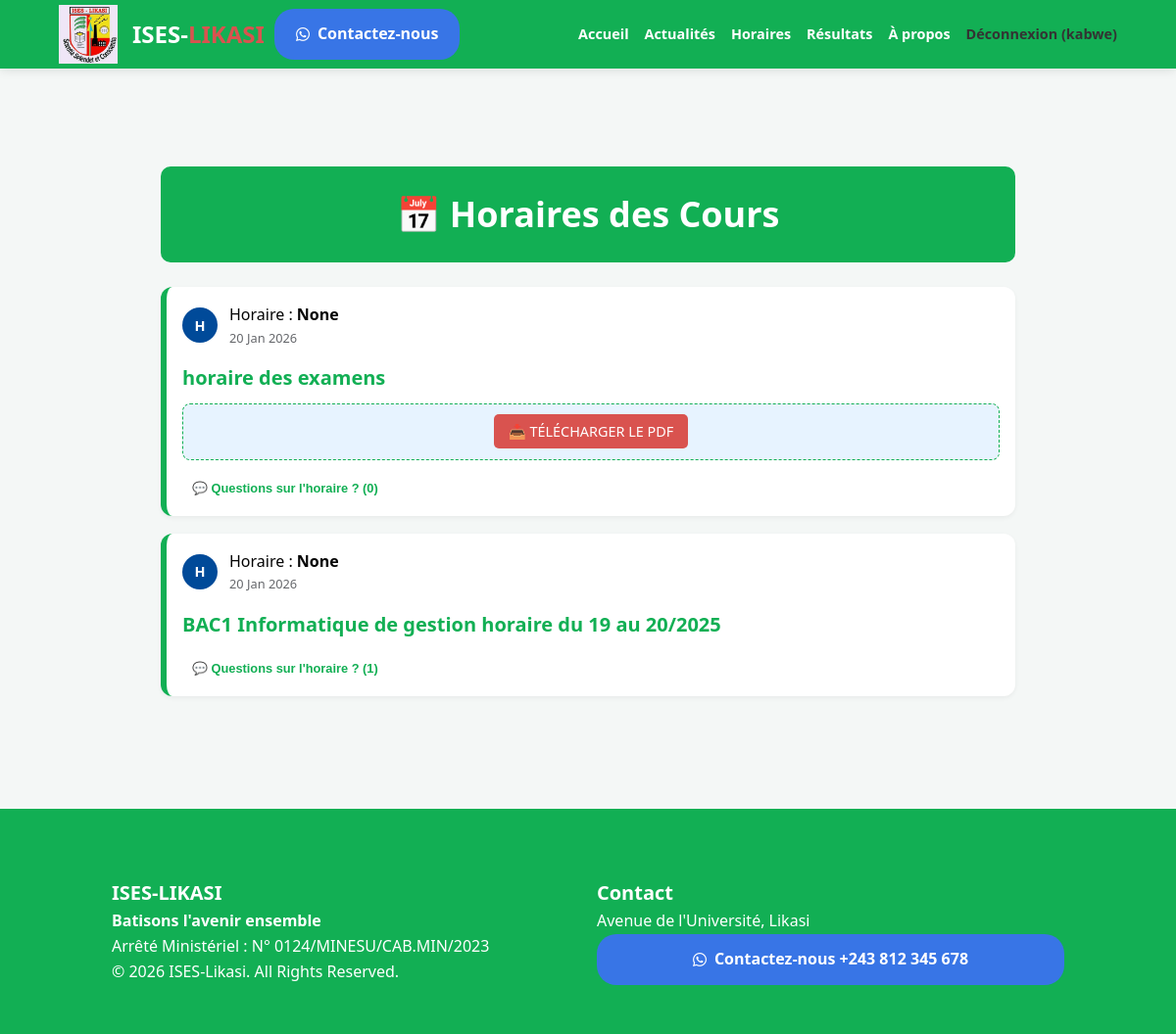
The page /schedules/ (signed in) on the database its author committed.
### portal/models.py (models this page shows)
class Post(models.Model):
    POST_TYPES = (
        ('GENERAL', 'Publication Générale'),
        ('NEWS', 'Communiqué Officiel'),
        ('SCHEDULE', 'Horaire de Cours'),
    )
    author = models.ForeignKey(User, on_delete=models.CASCADE)
    post_type = models.CharField(max_length=10, choices=POST_TYPES, default='GENERAL')
    title = models.CharField(max_length=200)
    content = models.TextField()
    promotion = models.ForeignKey(Promotion, on_delete=models.CASCADE, blank=True, null=True)
    image = models.ImageField(upload_to='posts/', blank=True, null=True)
    video = models.FileField(upload_to='videos/', blank=True, null=True)
    document_pdf = models.FileField(upload_to='documents/', blank=True, null=True)
    created_at = models.DateTimeField(auto_now_add=True)
    likes = models.ManyToManyField(User, related_name='post_likes', blank=True)

### portal/views.py (the view)
# urls.py: path('schedules/', views.schedules_view, name='schedules'),
def schedules_view(request):
    posts = Post.objects.filter(post_type='SCHEDULE').order_by('-created_at')
    return render(request, 'portal/schedules.html', {'posts': posts})

### portal/templates/portal/schedules.html (shortened to what this page needs)
{% extends 'portal/base.html' %}
{% block content %}
<div class="feed-container">
    <div class="page-header-box" style="background: var(--blue); color: white; padding: 20px; border-radius: 10px; margin-bottom: 25px; text-align: center;">
        <h1>📅 Horaires des Cours</h1>
    </div>
    {% for post in posts %}
    <div class="post-card" style="border-left: 6px solid var(--blue);">
        <div class="post-header-meta">
            <div class="fb-avatar">H</div>
            <div class="post-info">
                <span class="post-author-name">Horaire : <strong>{{ post.promotion }}</strong></span>
                <span class="post-date">{{ post.created_at|date:"d M Y" }}</span>
            </div>
        </div>
        <div class="post-content">
            <h2 class="post-title">{{ post.title }}</h2>
            {% if post.document_pdf %}
            <div class="schedule-download-box" style="background: #e7f3ff; border: 1px dashed var(--blue); padding: 15px; border-radius: 8px; text-align: center;">
                <a href="{{ post.document_pdf.url }}" class="btn-pdf-download" target="_blank">📥 TÉLÉCHARGER LE PDF</a>
            </div>
            {% endif %}
        </div>
        <div class="fb-comments-wrapper" style="margin-top: 15px;">
            <button type="button" class="interaction-btn" onclick="toggleComments('{{ post.id }}')" style="font-size: 0.8rem; color: var(--blue);">
                💬 Questions sur l'horaire ? ({{ post.comments.count }})
            </button>
        </div>
    </div>
    {% endfor %}
</div>
{% endblock %}

### portal/templates/portal/base.html (shortened to what this page needs)
{% load static %}
<!DOCTYPE html>
<html lang="fr">
<head>
    <link rel="stylesheet" href="{% static 'portal/css/style.css' %}">
    <link rel="stylesheet" href="{% static 'portal/css/responsive.css' %}">
    <link rel="stylesheet" href="https://cdnjs.cloudflare.com/ajax/libs/font-awesome/6.5.2/css/all.min.css">
</head>
<body>
    <div class="top-bar">
        <span>📧 infos@ises-likasi.ac.cd</span>
        <span>📍 Likasi, Haut-Katanga, RDC</span>
    </div>
    <nav class="navbar">
        <div class="nav-container">
            <div class="logo-container">
                <img src="{% static 'portal/images/logo.jpg' %}" alt="Ises logo" class="logo-image">
                <h1 class="logo">ISES-<span>LIKASI</span></h1>
                <div class="whatsApp-btn whatsApp-btn-header">
                    <a href="https://wa.me/243990862014" target="_blank" class="btn-contact">
                        <i class="fab fa-whatsapp"></i> Contactez-nous
                    </a>
                </div>
            </div>
            <ul class="nav-links nav-links-desktop">
                <li><a href="{% url 'home' %}">Accueil</a></li>
                <li><a href="{% url 'announcements' %}">Actualités</a></li>
                <li><a href="{% url 'schedules' %}">Horaires</a></li>
                <li><a href="{% url 'results' %}">Résultats</a></li>
                <li><a href="{% url 'about' %}">À propos</a></li>
                {% if user.is_authenticated %}
                    <li>
                        <form action="{% url 'logout' %}" method="post" style="display: inline;">
                            <button type="submit" class="logout-button">Déconnexion ({{ user.username }})</button>
                        </form>
                    </li>
                {% else %}
                    <li><a href="{% url 'login' %}">Connexion</a></li>
                    <li><a href="{% url 'register' %}" style="color: var(--blue);">S'inscrire</a></li>
                {% endif %}
            </ul>
        </div>
    </nav>
    <main class="content-wrapper">
        {% block content %}{% endblock %}
    </main>
    <footer class="footer">
        <div class="footer-grid">
            <div>
                <h3>ISES-LIKASI</h3>
                <h4>Batisons l'avenir ensemble</h4>
                <p>Arrêté Ministériel : N° 0124/MINESU/CAB.MIN/2023</p>
                <div>© 2026 ISES-Likasi. All Rights Reserved.</div>
            </div>
            <div>
                <h3>Contact</h3>
                <p>Avenue de l'Université, Likasi</p>
                <div class="whatsApp-btn whatsApp-btn-footer">
                    <a href="https://wa.me/243990862014" target="_blank" class="btn-contact">
                        <i class="fab fa-whatsapp"></i> Contactez-nous  +243 812 345 678
                    </a>
                </div>
            </div>
        </div>
    </footer>
</body>
</html>

### portal/static/portal/css/style.css (style rules this page uses)
:root { --blue: rgb(18, 175, 84); --red: #d9534f; --light: #f4f7f6; --white: #ffffff; }
* { margin: 0; padding: 0; box-sizing: border-box; }
body { font-family: 'Segoe UI', sans-serif; background: var(--light); color: #333; line-height: 1.6; }
.top-bar { background: #003366; color: white; padding: 8px 5%; font-size: 0.8rem; display: flex; justify-content: space-between; }
.navbar { position: fixed; top: 0; width: 100%; height: 70px; background: rgb(18, 175, 84); z-index: 1000; box-shadow: 0 2px 10px rgba(0,0,0,0.1); display: flex; align-items: center; }
.nav-container { width: 90%; margin: auto; display: flex; justify-content: space-between; align-items: center; }
.logo { font-size: 1.5rem; color: var(--white); }
.logo span { color: var(--red); }
div.logo-container { display: flex; justify-content: space-between; align-items: center; }
.logo-image { width: 60px; margin-right: 15px; }
.nav-links { display: flex; gap: 15px; list-style: none; }
.nav-links a { text-decoration: none; color: white; font-weight: 600; font-size: 0.9rem; }
.content-wrapper { margin-top: 100px; padding: 20px 5%; min-height: 80vh; }
.feed-container { max-width: 700px; margin: auto; }
.post-card { background: white; border-radius: 10px; padding: 20px; margin-bottom: 25px; box-shadow: 0 2px 5px rgba(0,0,0,0.05); }
.footer { background: rgb(18, 175, 84); color: white; padding: 40px 5% 20px; margin-top: 50px; }
.footer-grid { display: grid; grid-template-columns: repeat(auto-fit, minmax(200px, 1fr)); gap: 30px; }
.post-header-meta { display: flex; gap: 12px; align-items: center; margin-bottom: 15px; }
.post-info { display: flex; flex-direction: column; }
.post-author-name { font-size: 1rem; color: #050505; }
.post-date { font-size: 0.8rem; color: #65676b; }
.post-title { font-size: 1.25rem; margin-bottom: 10px; color: var(--blue); }
.interaction-btn { background: none; border: none; color: #65676b; font-weight: 600; cursor: pointer; padding: 5px 10px; border-radius: 5px; }
.btn-pdf-download { background: #d9534f; color: white; padding: 8px 15px; border-radius: 5px; text-decoration: none; font-size: 0.9rem; }
.fb-avatar { width: 36px; height: 36px; background: #004a99; color: white; border-radius: 50%; display: flex; align-items: center; justify-content: center; font-weight: bold; font-size: 0.9rem; flex-shrink: 0; }
.logout-button { background: none; border: none; color: #333; font-weight: 600; font-size: 0.9rem; font-family: 'Segoe UI', sans-serif; cursor: pointer; padding: 0; margin: 0; }
.whatsApp-btn { background-color: rgb(56, 117, 230); padding: 5px 10px; border-radius: 20px; text-align: center; font-weight: 500; transition: background-color 0.3s ease; }
.whatsApp-btn-header { margin-left: 10px; }
.whatsApp-btn a { text-decoration: none; color: white; }

### portal/static/portal/css/responsive.css (style rules this page uses)
:root { --max-width-sm: 640px; --max-width-md: 960px; --max-width-lg: 1200px; --gap-sm: 12px; --gap-md: 20px; --container-padding: 5%; }
h1 { font-size: clamp(1.5rem, 4vw, 2.25rem); }
h2 { font-size: clamp(1.25rem, 3.2vw, 1.75rem); }
h3 { font-size: clamp(1.05rem, 2.6vw, 1.25rem); }
a, button, .btn-contact { touch-action: manipulation; -webkit-tap-highlight-color: rgba(0,0,0,0.05); }
img, .media-full { max-width: 100%; height: auto; display: block; }
.feed-container { max-width: 900px; margin: 0 auto; padding: 14px; }
.post-card { padding: 16px; margin-bottom: 18px; border-radius: 12px; }
.footer-grid { display: grid; gap: 18px; grid-template-columns: 1fr; padding: 20px var(--container-padding); }
@media (min-width: 768px) { .footer-grid { grid-template-columns: 1fr 1fr; padding: 30px var(--container-padding); } }
.nav-links { display: none; }
@media (min-width: 768px) { .nav-links { display: flex; gap: 16px; align-items: center; list-style: none; padding: 0; margin: 0; } }
.whatsApp-btn .btn-contact { display: inline-flex; gap: 8px; align-items: center; padding: 8px 12px; border-radius: 20px; font-weight: 600; }

### rows shown on the page
Post: promotion "None", created_at "20 Jan 2026", title "horaire des examens", comments.count "0"
Post: promotion "None", created_at "20 Jan 2026", title "BAC1 Informatique de gestion horaire du 19 au 20/2025", comments.count "1"

### other values the page prints
{{ user.username }} "kabwe"
